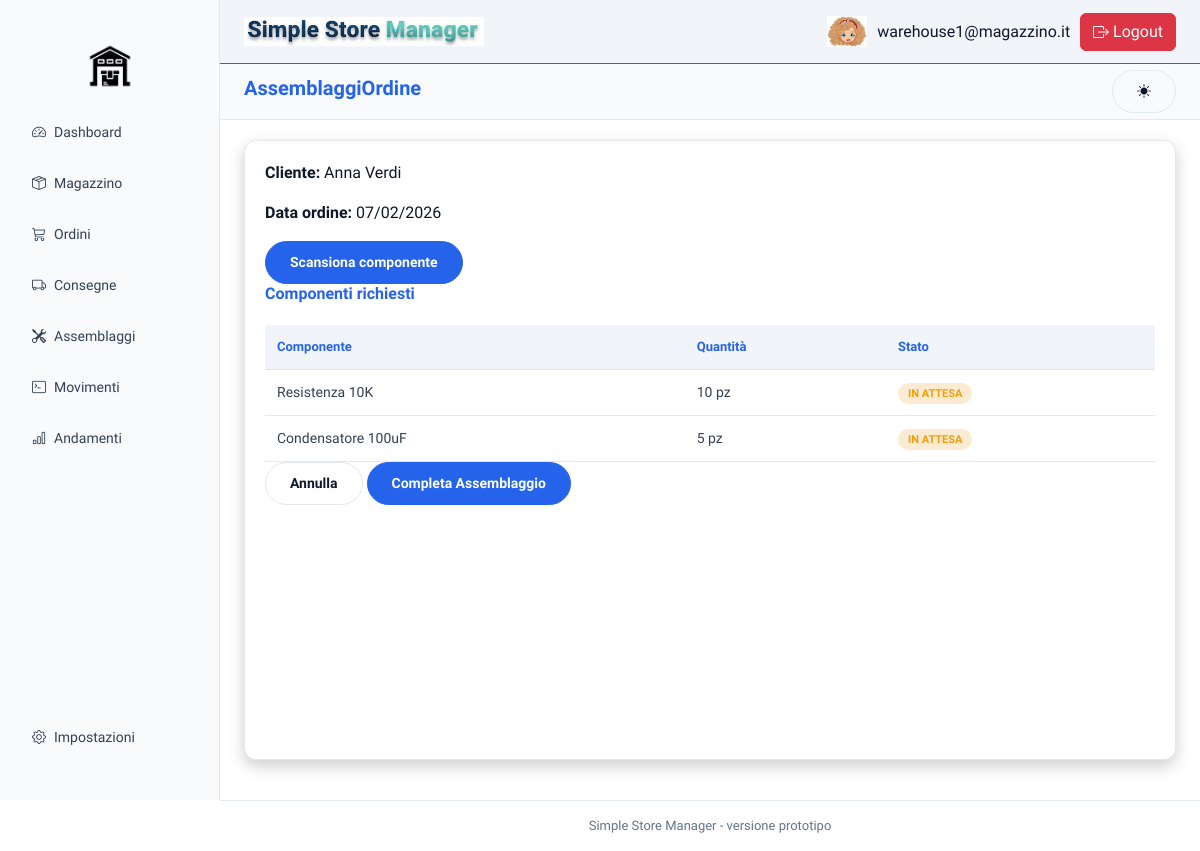
Page /index.php?page=assemblaggiOrdine&id_ordine=3 (signed in) on the committed database.
### tables this page shows
CREATE TABLE ordini (
    id INT(5) AUTO_INCREMENT PRIMARY KEY,
    id_shopify INt(5) NOT NULL UNIQUE,
    data_creazione DATETIME NOT NULL DEFAULT CURRENT_TIMESTAMP,
    data_preparazione DATETIME NOT NULL DEFAULT CURRENT_TIMESTAMP,
    stato ENUM('PENDING','IN_PICK','PREPARED') NOT NULL DEFAULT 'PENDING',
    id_cliente INT(5) NOT NULL,
    FOREIGN KEY (id_cliente) REFERENCES cliente(codice)
        ON DELETE CASCADE ON UPDATE CASCADE
);

CREATE TABLE cliente (
    codice INT(5) AUTO_INCREMENT PRIMARY KEY,
    nome VARCHAR(20) NOT NULL,
    cognome VARCHAR(20) NOT NULL,
    email VARCHAR(40) UNIQUE NOT NULL,
    numero VARCHAR(15)
);

CREATE TABLE righe_ordini(
    id_ordine INT(5) NOT NULL,
    id_componente INT(5) NOT NULL,
    quantita INT(5) NOT NULL ,
    PRIMARY KEY (id_ordine, id_componente),
    FOREIGN KEY (id_ordine) REFERENCES ordini(id)
        ON DELETE CASCADE ON UPDATE CASCADE,
    FOREIGN KEY (id_componente) REFERENCES componenti(id)
        ON DELETE CASCADE ON UPDATE CASCADE,
    CONSTRAINT quantita_riga_ordine_negativa CHECK (quantita>0)
);

CREATE TABLE componenti (
    id INT(5) AUTO_INCREMENT PRIMARY KEY,
    sku VARCHAR(50) UNIQUE NOT NULL,
    nome VARCHAR(30) NOT NULL,
    qrcode VARCHAR(100) UNIQUE,
    unita_misura VARCHAR(10),
    tipo ENUM('RAW', 'ASSEMBLY') NOT NULL
);

### backend/query/ordini.php (called while the page is built, shortened)
<?php
function getDettagliOrdine($id){
    $pdo=connect();
    $sql = "SELECT c.nome,r.quantita, c.unita_misura
            FROM ordini o
            JOIN righe_ordini r ON o.id = r.id_ordine
            JOIN componenti c ON r.id_componente = c.id
            WHERE o.id = :id;";
    $stmt = $pdo->prepare($sql);
    $stmt->execute([':id' => $id]);
    return $stmt->fetchAll(PDO::FETCH_ASSOC);
}
function getOrdineById($id){
    $pdo=connect();
    $sql = "SELECT o.id_shopify, DATE_FORMAT(o.data_creazione, '%d/%m/%Y') AS data_creazione,o.stato, c.nome, c.cognome
    FROM ordini o
    JOIN cliente c ON o.id_cliente = c.codice
    WHERE o.id = :id;";
    $stmt = $pdo->prepare($sql);
    $stmt->execute([':id' => $id]);
    return $stmt->fetch(PDO::FETCH_ASSOC);
}
?>

### frontend/assemblaggiOrdine/assemblaggiOrdine.php (the view, shortened to what this page needs)
<?php
require_once 'backend/query/ordini.php';
if(isset($_GET['id_ordine'])){
    $id_ordine = $_GET['id_ordine'];
    $dettagli = getDettagliOrdine($id_ordine);
    $ordine = getOrdineById($id_ordine);
}
?>
<body>
  <main class="content">
    <section class="card assembly-card">
      <div class="order-info">
        <p><strong>Cliente:</strong> <?= $ordine['nome']; ?> <?= $ordine['cognome']; ?></p>
        <p><strong>Data ordine:</strong> <?= $ordine['data_creazione']; ?></p>
      </div>
      <div class="assembly-actions">
        <button class="btn-primary" id="openScanner">Scansiona componente</button>
      </div>
      <h2 class="section-title">Componenti richiesti</h2>
      <table class="assembly-table">
        <thead>
          <tr>
            <th>Componente</th>
            <th>Quantità</th>
            <th>Stato</th>
          </tr>
        </thead>
        <tbody>
          <?php foreach ($dettagli as $componente): ?>
            <tr>
              <td><?= $componente['nome']; ?></td>
              <td><?= $componente['quantita']; ?> <?= $componente['unita_misura']; ?></td>
              <td><span class="status pending">In attesa</span></td>
            </tr>
          <?php endforeach; ?>
        </tbody>
      </table>
      <div class="assembly-footer">
        <button class="btn-secondary">Annulla</button>
        <button class="btn-primary">Completa Assemblaggio</button>
      </div>
    </section>
  </main>
</body>
</html>

### frontend/stile/layout.css (style rules this page uses)
* { box-sizing: border-box; margin: 0; padding: 0; }
body { font-family: "Sora", sans-serif; background-color: var(--background-color); color: var(--text-light); line-height: 1.5; -webkit-font-smoothing: antialiased; }
.content { margin-left: 220px; padding: 140px 24px 40px; min-height: 100vh; display: flex; justify-content: center; }
.card { background: var(--background-section); padding: 20px; border-radius: 12px; border: 1px solid var(--background-hover); box-shadow: 0 6px 16px rgba(0, 0, 0, 0.2); display: flex; flex-direction: column; color: var(--text-light); }
.card h2, .card h3 { font-size: 16px; margin-bottom: 12px; font-weight: 600; color: var(--highlight-color); }
.assembly-card { background: var(--background-section); padding: 20px; border-radius: 12px; border: 1px solid var(--background-hover); width: 100%; max-width: 100%; }
.orders-table, .assembly-table { width: 100%; border-collapse: collapse; margin-top: 10px; }
.orders-table th, .assembly-table th { text-align: left; font-size: 13px; color: var(--highlight-color); padding: 12px; background-color: var(--background-thead); font-weight: 600; border-bottom: 1px solid var(--border-color); }
.orders-table td, .assembly-table td { padding: 12px; border-bottom: 1px solid var(--background-hover); font-size: 14px; color: var(--text-grey); }
.status { padding: 4px 10px; border-radius: 20px; font-size: 11px; font-weight: bold; text-transform: uppercase; }
.status.pending { background: rgba(241, 155, 35, 0.2); color: var(--secondary-color); }
.btn-primary { display: inline-flex; align-items: center; justify-content: center; padding: 10px 24px; font-size: 14px; font-weight: 600; color: var(--background-color); background-color: var(--highlight-color); border: 1px solid var(--highlight-color); border-radius: 999px; cursor: pointer; transition: all 0.2s ease; }
.btn-secondary { display: inline-flex; align-items: center; justify-content: center; padding: 10px 24px; font-size: 14px; font-weight: 600; color: var(--text-light); background-color: transparent; border: 1px solid var(--border-color); border-radius: 999px; cursor: pointer; transition: all 0.2s ease; }

### frontend/stile/style-light.css (style rules this page uses)
:root { --primary-color: #f1f5f9; --secondary-color: #f59e0b; --highlight-color: #2563eb; --highlight-hover: #1e40af; --background-color: #ffffff; --background-alt: #f8fafc; --background-section: #ffffff; --background-thead: #f1f5f9; --background-hover: #e5e7eb; --text-light: #0f172a; --text-grey: #334155; --text-muted: #64748b; --text-admin: #1e40af; --error-color: #dc2626; --success-color: #16a34a; --warning-color: #f59e0b; --info-color: #2563eb; --border-color: #e2e8f0; --shadow-light: rgba(15, 23, 42, 0.08); --shadow-strong: rgba(15, 23, 42, 0.15); --bg-body: var(--background-color); --bg-card: var(--background-section); --bg-input: #f1f5f9; --border-input: #e2e8f0; --border-input-focus: var(--highlight-color); --btn-bg: var(--secondary-color); --btn-bg-hover: #d97706; --text-primary: var(--text-light); --text-placeholder: #94a3b8; --text-error: var(--error-color); --text-error-alt: #b91c1c; --shadow-card: var(--shadow-light); --shadow-input-focus: rgba(37, 99, 235, 0.25); --qr-overlay-bg: rgba(15, 23, 42, 0.45); --qr-modal-bg: #ffffff; --qr-modal-text: #0f172a; --qr-shadow: rgba(15, 23, 42, 0.15); --qr-canvas-bg: #f8fafc; --qr-code-bg: #ffffff; --qr-code-text: #0f172a; --qr-close-color: #64748b; --qr-close-hover: #1e40af; }

### rows in the picture
ordini: id_cliente.nome "Anna", id_cliente.cognome "Verdi"
righe_ordini: id_componente.nome "Resistenza 10K", quantita "10", id_componente.unita_misura "pz"
righe_ordini: id_componente.nome "Condensatore 100uF", quantita "5", id_componente.unita_misura "pz"

### other values in the picture
$pagina "Dashboard"
$pagina "Magazzino"
$pagina "Ordini"
$pagina "Consegne"
$pagina "Assemblaggi"
$pagina "Movimenti"
$pagina "Andamenti"
$pagina "Impostazioni"
$_SESSION['user'] "warehouse1@magazzino.it"
$page "AssemblaggiOrdine"
$ordine['data_creazione'] "07/02/2026"
